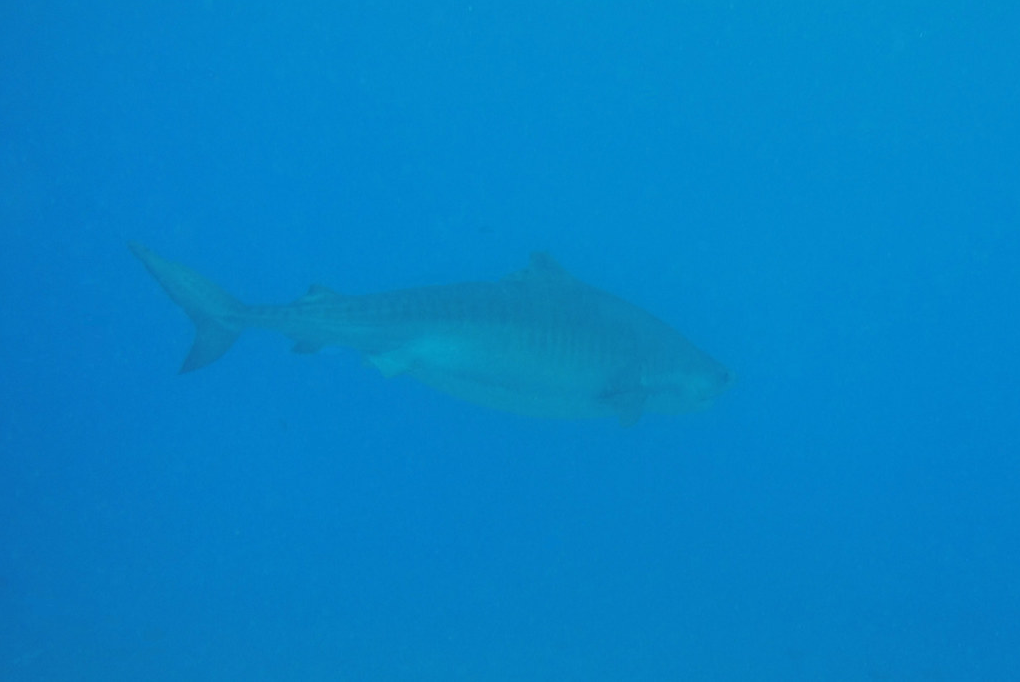
#> input picture Image Processing/Shark Attack/Shark 1.PNG, 1020 x 682 px
$ jupyter execute SharkTest.ipynb
#> lines starting #> are read from the running program, lines starting #| are printed output that depends on the picture; after the words box and inside, x2 and y2 are one past the last pixel; in counts of white or black regions, pixels touching at a corner belong together; long printed decimals are rounded
# Shark Attack

<br>

### Convert to an appropriate colourspace to exaggerate the fish/sea difference
### Enhance the images to increase contrast and definition
### Enhance the fish portion of the image
### Automatically crop and rotate the image to contain only the fish
### The final image should be an enhanced image of the fish with a clean minimal background

[cell 1]
import cv2 as cv2
import numpy as np
from matplotlib import pyplot as plt
from matplotlib import image as image

I = cv2.imread('Shark 1.PNG')
#> I is the input picture: shape (682, 1020, 3); mean B, G, R 198.7, 130, 4
I = cv2.cvtColor(I, cv2.COLOR_BGR2RGB)

Original = I.copy()

print("Original")
plt.imshow(I)

k = np.array([[-2,-4,-2], [-4,25,-4], [-2,-4,-2]], dtype=float)
#k = np.array([[-1,-2,-1], [-2,13,-2], [-1,-2,-1]], dtype=float)

sharp = cv2.filter2D(I,ddepth=-1,kernel=k)

plt.show()
print("Sharp")
plt.imshow(sharp)

sharp = cv2.cvtColor(I, cv2.COLOR_RGB2HSV)
#> sharp: shape (682, 1020, 3); mean H, S, V 100.6, 249.8, 198.7

H, S, V = cv2.split(sharp)
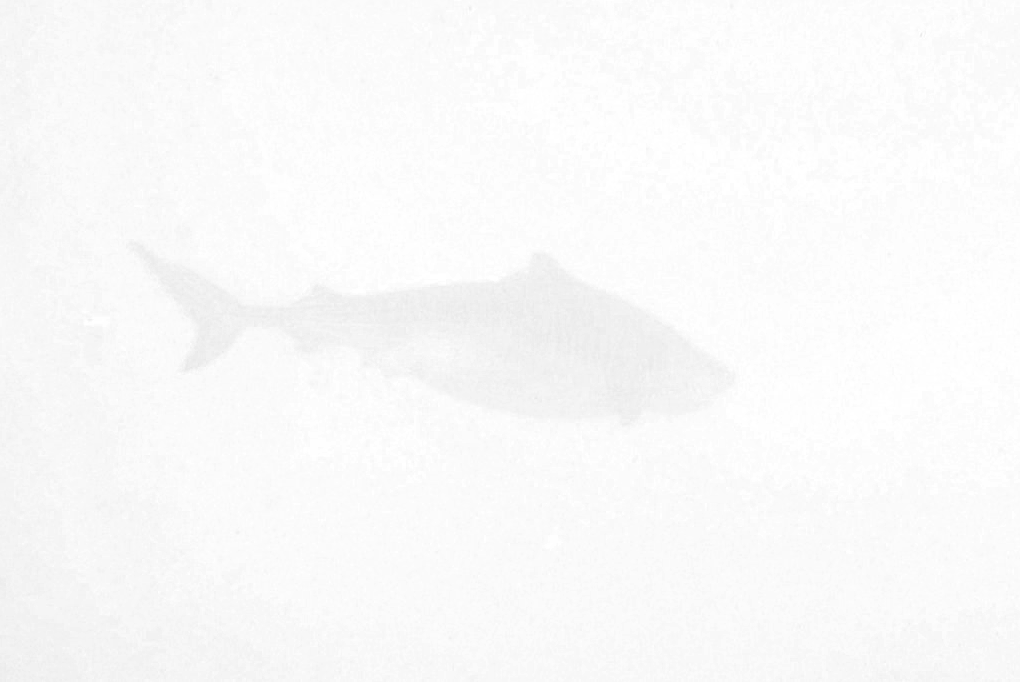
#> S: shape (682, 1020); min 230, max 255, mean 249.8
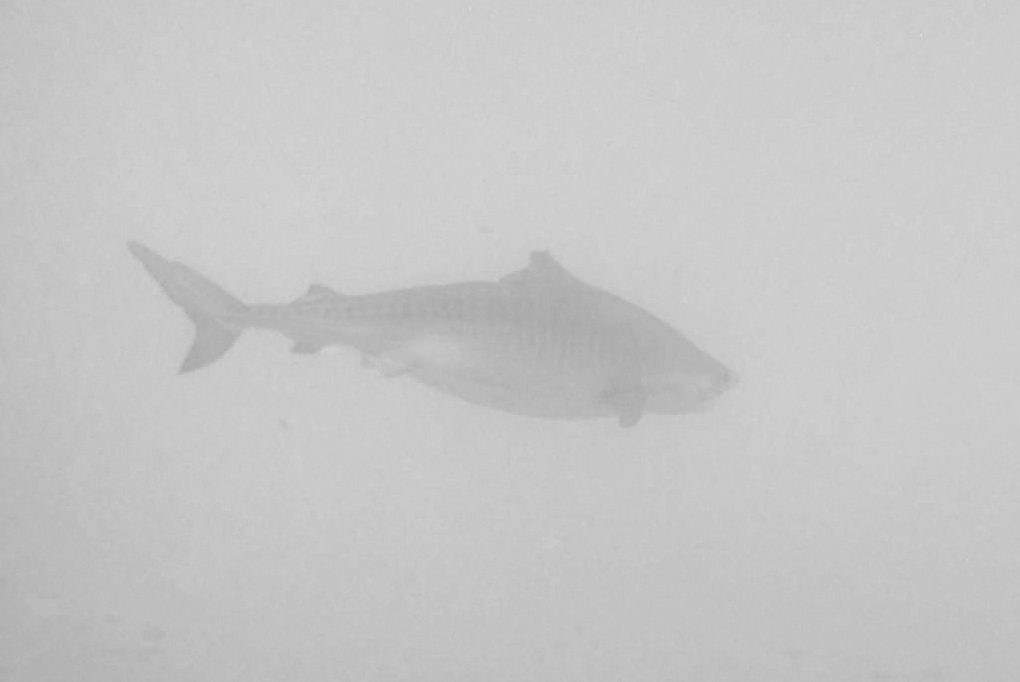
#> V: shape (682, 1020); min 166, max 219, mean 198.7

plt.show()
print("Greyscale")
plt.imshow(V, cmap="gray")

dst = cv2.fastNlMeansDenoising(V,None,3,9,35)

plt.show()
print("Denoised")
plt.imshow(dst, cmap="gray")

EV = cv2.equalizeHist(dst)
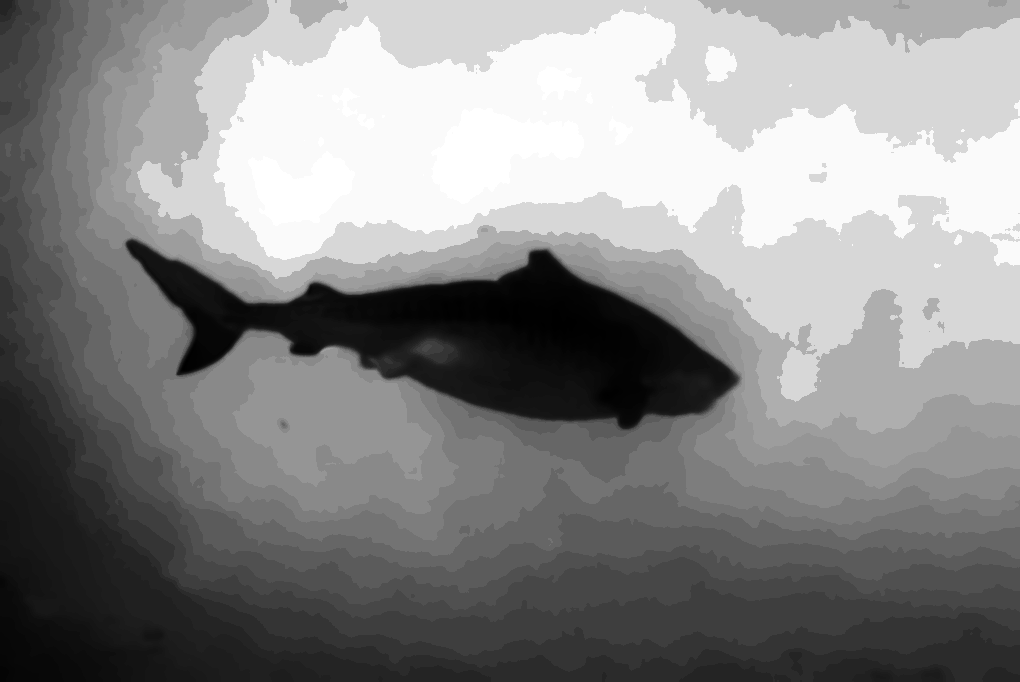
#> EV: shape (682, 1020); min 0, max 255, mean 136.5

plt.show()
print("Contrasted")
plt.imshow(EV, cmap="gray")

avg = np.average(EV)
#> avg = 136.5

print(avg)
#| 136.491

EV[EV >= avg]= 255
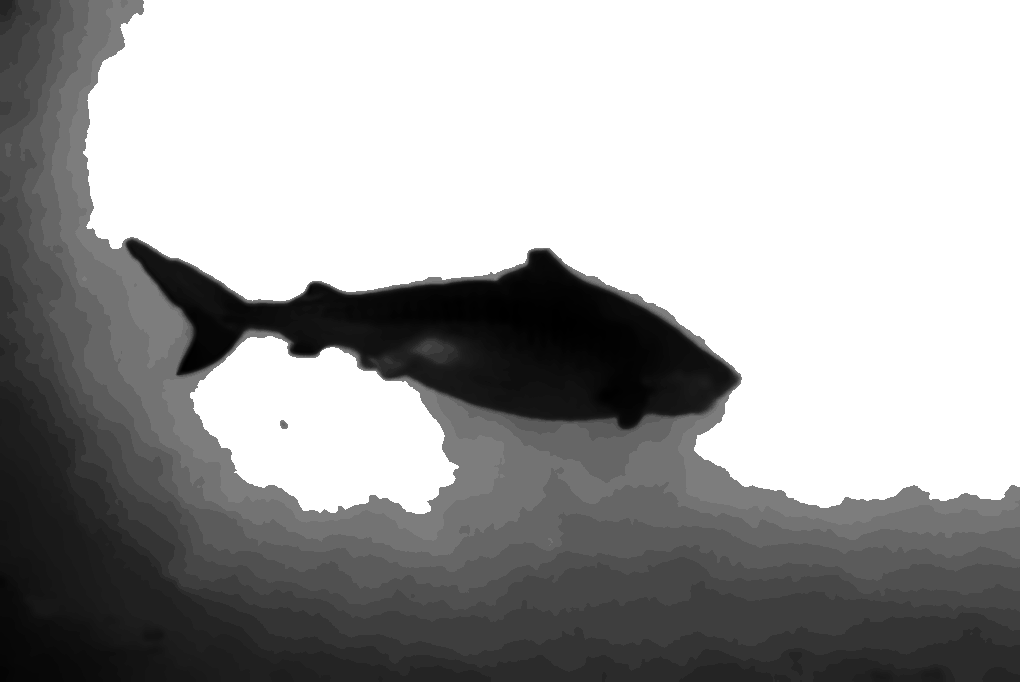
#> EV: shape (682, 1020); min 0, max 255, mean 162.5
EV[EV < avg] = 0
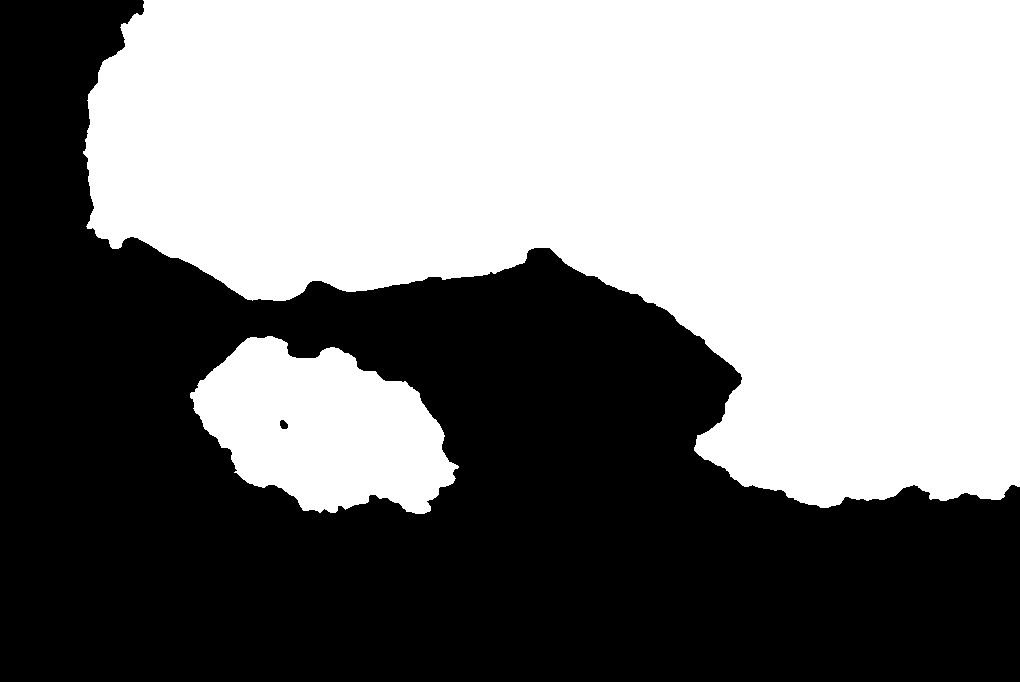
#> EV: shape (682, 1020); 50.9% white; 2 black regions, box (x1, y1, x2, y2) and area: (0, 0, 1020, 682) 341311, (280, 420, 288, 429) 56

plt.show()
plt.imshow(EV)

EV = cv2.merge((EV, EV, EV))

EV = cv2.bitwise_not(EV)

EV = cv2.cvtColor(EV, cv2.COLOR_BGR2RGB)

plt.show()
plt.imshow(EV)

weightedImg = cv2.bitwise_and(EV, Original)
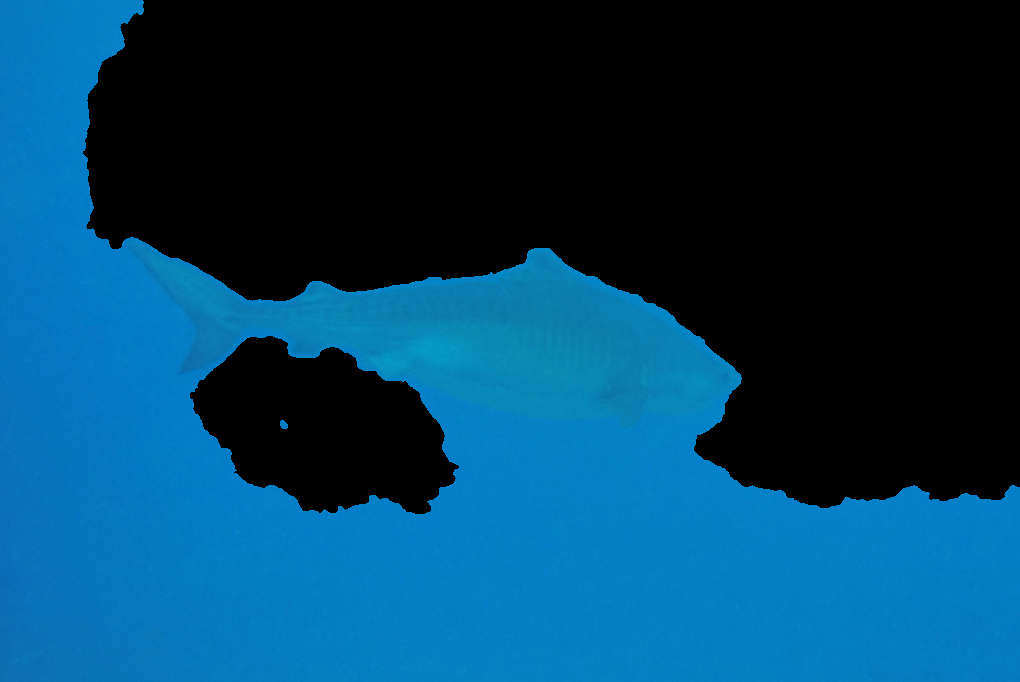
#> weightedImg: shape (682, 1020, 3); mean R, G, B 2.7, 61.4, 94.5

plt.show()
plt.imshow(weightedImg)

$ run again, with Image Processing/Shark Attack/Shark 2.PNG copied over Image Processing/Shark Attack/Shark 1.PNG
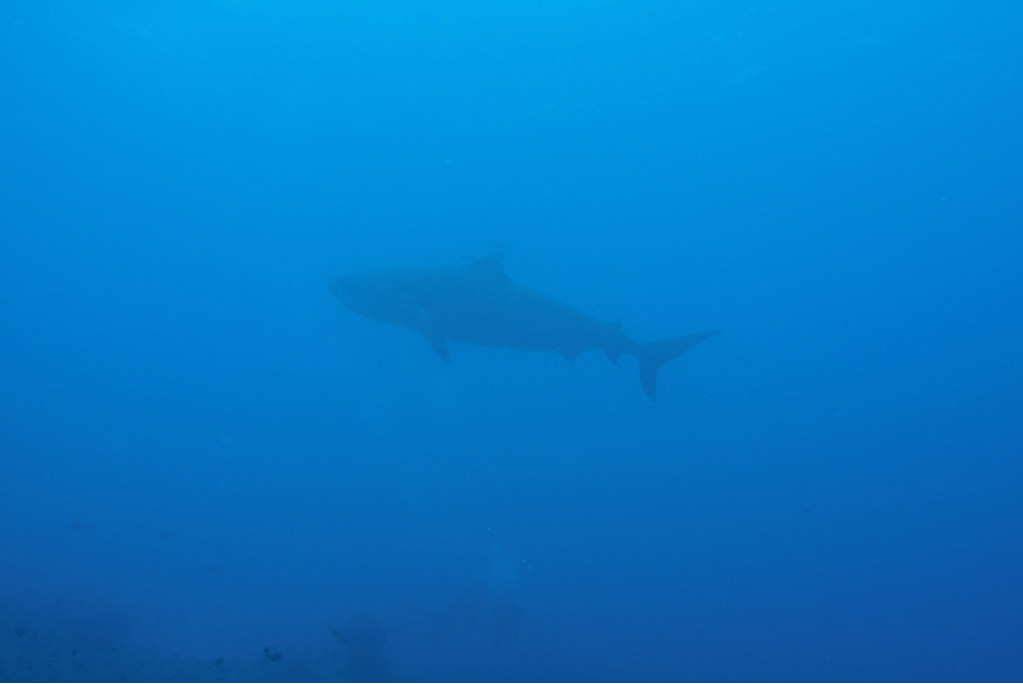
#> input picture Image Processing/Shark Attack/Shark 2.PNG, 1023 x 684 px
#> I is the input picture: shape (684, 1023, 3); mean B, G, R 198.3, 120.8, 5.3
#> avg = 129.1
#| 129.059
#> `EV[EV < avg] = 0`:
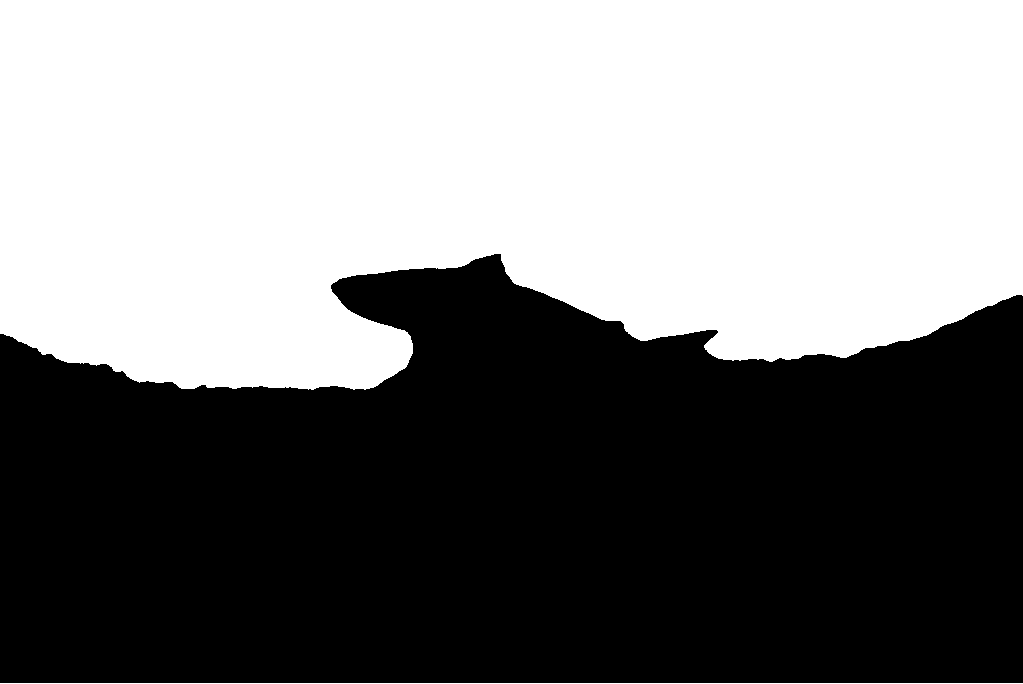
#> EV: shape (684, 1023); 49.8% white; 2 white regions, box (x1, y1, x2, y2) and area: (0, 0, 1023, 390) 347617, (0, 683, 1023, 684) 1023
#> `weightedImg = cv2.bitwise_and(EV, Original)`:
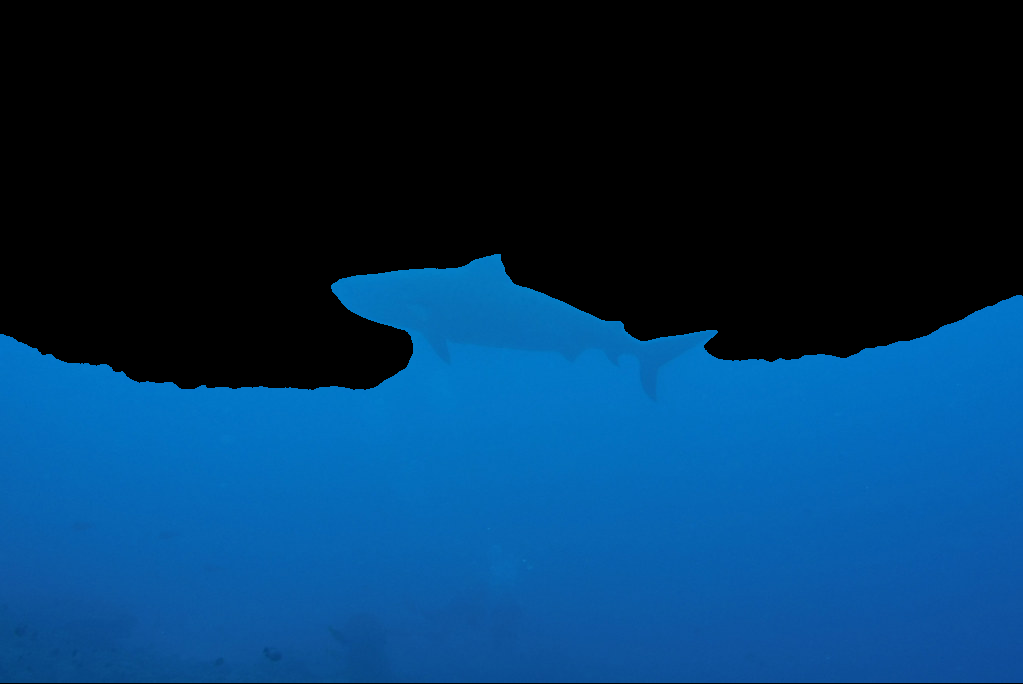
#> weightedImg: shape (684, 1023, 3); mean R, G, B 4, 50.5, 89.1
